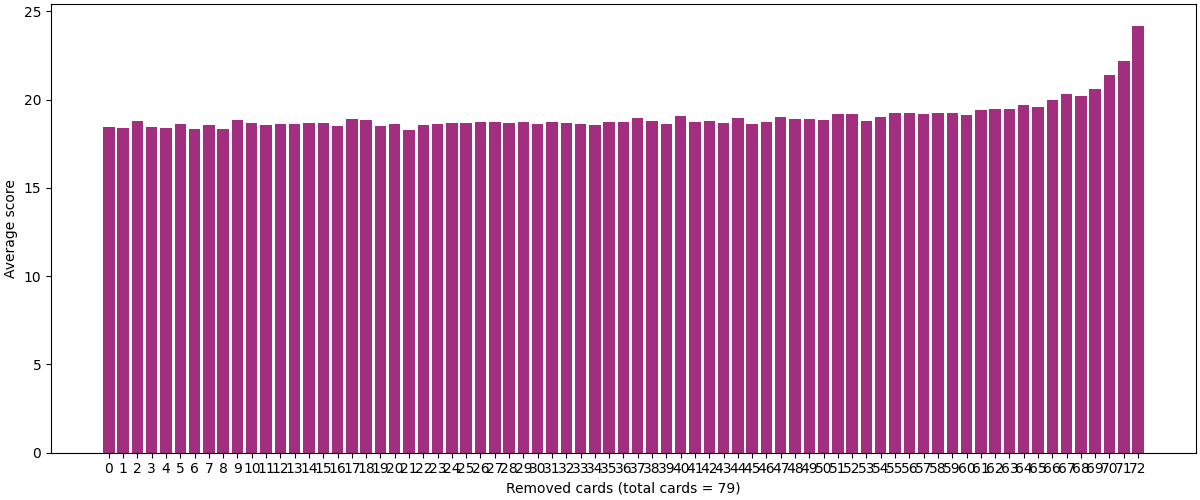

Write Python code to recreate this figure.

from simplified_game import SimplifiedFlip7
import matplotlib.pyplot as plt
import random

def worth_it(game: SimplifiedFlip7) -> bool:
    expected_score = (1.0 - game.bust_chance) * (game.score + game.no_bust_average)
    return game.score < expected_score

SAMPLES = 10000
REMOVE_CARDS = range(73)
SEED = 42

random.seed(SEED)
average_scores = []

for remove_cards in REMOVE_CARDS:
    busts = 0
    score_sum = 0
    for _ in range(SAMPLES):
        game = SimplifiedFlip7()
        game.remove_random_cards(remove_cards)
        while len(game.hand) < 7 and not game.busted and worth_it(game):
            game.take_card()
        if game.busted:
            busts += 1
        score_sum += game.score

    print("Cards removed:", remove_cards)
    print("Busts:", busts / SAMPLES * 100, "%")
    print("Average score:", score_sum / SAMPLES)
    print()
    average_scores.append(score_sum / SAMPLES)

fig, ax = plt.subplots(layout="constrained")

ax.set_xlabel("Removed cards (total cards = 79)")
ax.set_ylabel("Average score")
ax.bar(range(len(REMOVE_CARDS)), average_scores, color="#a12e7e")
ax.set_xticks(range(len(REMOVE_CARDS)), REMOVE_CARDS)
fig.set_size_inches(12, 5)
fig.set_dpi(120)
plt.savefig("is_next_move_worth_it.png")